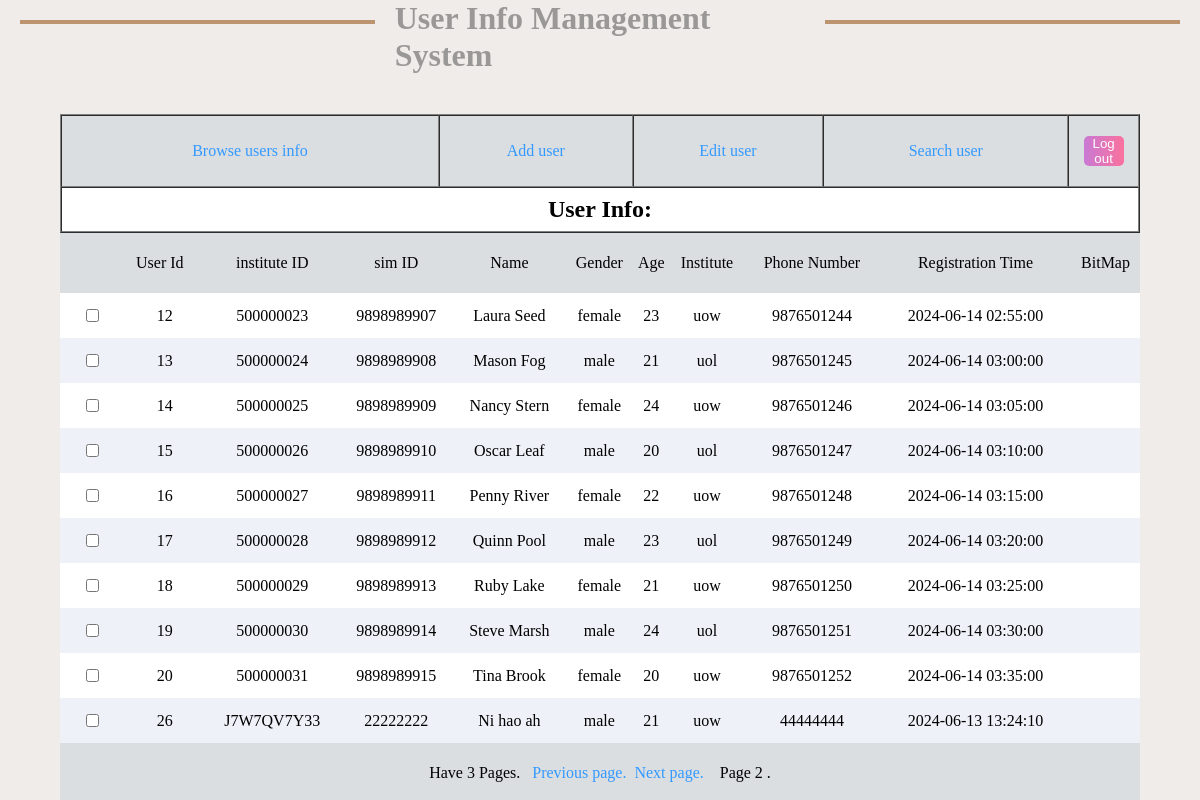
The app's page /Boundary/viewUsersView.php?curPage=2 (signed in) with its own data.
### tables this page shows
CREATE TABLE `users` (
  `id` int(11) NOT NULL,
  `instituteID` varchar(20) NOT NULL,
  `simID` varchar(20) NOT NULL DEFAULT '',
  `name` varchar(30) NOT NULL,
  `gender` varchar(10) NOT NULL,
  `age` int(11) NOT NULL,
  `institute` varchar(15) NOT NULL,
  `phone_number` char(11) NOT NULL,
  `time` timestamp NOT NULL DEFAULT current_timestamp() ON UPDATE current_timestamp(),
  `bitmap` varchar(255) DEFAULT NULL
);

### DBConfig/DataBase.php (called while the page is built, shortened)
<?php
class DataBase
{
    public $db = null;
    public function __construct()
    {
        $this->db = new mysqli(config::DB_HOST , config::DB_USERNAME , config::DB_PASSWORD , config::DB_DATABASE);
        return $this->db;
    }
    public function queryAll($query = '')
    {
        $stmt = $this->db->prepare($query);
        $stmt->execute();
        $result = $stmt->get_result();
        return $result->fetch_all(MYSQLI_ASSOC);
    }
}

### Controllers/viewUsersController.php (called while the page is built, shortened)
<?php
require_once APP_ROOT . '/Entity/User.php';
class viewUsersController
{
    private $user;
    public function __construct()
    {
        $this->user = new User();
    }
    public function getUsers()
    {
        return $this->user->getUsers();
    }
    public function getTotalRows()
    {
        return $this->user->getTotalTows();
    }
    public function getLimitUsers($start, $limit)
    {
        return $this->user->getLimitUsers($start, $limit);
    }
}

### Entity/EntityCommon.php (called while the page is built, shortened)
<?php
require_once  '../DBConfig/DataBase.php';
class EntityCommon
{
    public function __construct() {
        $this->db = new DataBase();
    }
}

### Entity/User.php (called while the page is built, shortened)
<?php
require_once  'EntityCommon.php';
class User extends EntityCommon
{
    public function getUsers()
    {
        $sql = <<<SQL
SELECT * FROM `users`
SQL;
        return $this->db->queryAll($sql);
    }
    public function getTotalTows() {
        $sql = <<<SQL
SELECT COUNT(*) FROM `users`
SQL;
        $result = $this->db->queryAll($sql);
        return $result[0]["COUNT(*)"];
    }
    public function getLimitUsers($start, $limit) {
        $sql = <<<SQL
SELECT * FROM `users` LIMIT {$start}, {$limit}
SQL;
        return $this->db->queryAll($sql);
    }
}

### Boundary/viewUsersView.php (the view, shortened to what this page needs)
<?php
include_once APP_ROOT . '/Controllers/viewUsersController.php';
$EditUserController = new viewUsersController();
$result = $EditUserController->getUsers();
$totalRows = $EditUserController->getTotalRows();
$pageSize = 10;
if($totalRows%$pageSize == 0){
    $maxPage = (int)($totalRows/$pageSize);
}else{
    $maxPage = (int)($totalRows/$pageSize)+1;
}
if(isset($_GET['curPage'])){
    $page = $_GET['curPage'];
}else{
    $page = 1;
}
$start = $pageSize*($page-1);
$displayPage = $EditUserController->getLimitUsers($start,$pageSize);
?>
<!DOCTYPE html PUBLIC "-//W3C//DTD XHTML 1.0 Transitional//EN" "http://www.w3.org/TR/xhtml1/DTD/xhtml1-transitional.dtd">
<html xmlns="http://www.w3.org/1999/xhtml">
<head>
    <link rel="stylesheet" href="../static/css/viewUsers.css">
</head>
<body>
<?php
if(isset($_SESSION["userName"])){
    ?>
    <div>
        <header>
            <hr/>
            <h1>User Info Management System</h1>
            <hr/>
        </header>
        <main>
            <table width="900" border="1" align="center">
                <tr>
                    <td><a href="viewUsersView.php">Browse users info</a></td>
                    <td><a href="addUserVIew.php">Add user</a></td>
                    <td><a href="editUserPageView.php">Edit user</a></td>
                    <td><a href="searchUserView.php">Search user</a></td>
                    <td><a href="logOutView.php"><button class="buttons" type="button">Log out</button></a></td>
                </tr>
                <tr>
                    <td colspan="7"><h2>User Info: </h2></td>
                </tr>
            </table>
            <table>
                <tbody>
                <tr id="thead">
                    <td class="d" colspan="2" align="center">User Id</td>
                    <td>institute ID</td>
                    <td>sim ID</td>
                    <td>Name</td>
                    <td>Gender</td>
                    <td>Age</td>
                    <td>Institute</td>
                    <td>Phone Number</td>
                    <td>Registration Time</td>
                    <td>BitMap</td>
                </tr>
                <?php
                foreach ($displayPage as $user){
                ?>
                    <tr>
                        <td><input type="checkbox"></td>
                        <td><?php echo $user["id"] ?></td>
                        <td><?php echo $user["instituteID"] ?></td>
                        <td><?php echo $user["simID"] ?></td>
                        <td><?php echo $user["name"] ?></td>
                        <td><?php echo $user["gender"] ?></td>
                        <td><?php echo $user["age"] ?></td>
                        <td><?php echo $user["institute"] ?></td>
                        <td><?php echo $user["phone_number"] ?></td>
                        <td><?php echo $user["time"] ?></td>
                        <td><?php echo $user["bitmap"] ?></td>
                    </tr>
                <?php
                }
                ?>
                </tbody>
            </table>
        </main>
        <table align="center"><tr><td>
                    <?php
                    echo "<p>Have $maxPage Pages. &nbsp;&nbsp;";
                    if ($page > 1) {
                        $prePage = $page - 1;
                        echo "<a href='?curPage=$prePage'>Previous page.</a>&nbsp;&nbsp;";
                    }
                    if ($page < $maxPage) {
                        $nextPage = $page + 1;
                        echo "<a href='?curPage=$nextPage'>Next page.</a>&nbsp;&nbsp;";
                    }
                    echo "&nbsp;&nbsp;Page $page . </p>";
                    ?>
                </td></tr>
        </table>
    </div>
    <?php
}else{
    echo "<script>alert('You have not logged in, please log in and come back.');location.href='../index.php';</script>";
}
?>
</body>
</html>

### static/css/viewUsers.css (style rules this page uses)
* { margin: 0; padding: 0; }
a:link { color:#39F; text-decoration:none; }
body { background-color: #f0ece9; height: 800px; }
header { display: flex; flex-flow: row nowrap; justify-content: space-between; }
header h1 { color: #9a9897; }
header hr { margin: 20px 20px 0; background-color: #bc9470; border: 2px solid #bc9470; width: 30%; height: 0; }
main button { margin: 20px 5px; width: 38px; height: 35px; color: white; }
main button.buttons { width: 40px; height: 30px; border: none; margin-left: -10px; margin-right: -10px; color: white; text-align: center; background-image: linear-gradient(to right, #c979d4,#fa719d); border-radius: 5px; }
table { margin: 0 auto; width: 90%; text-align: center; border-spacing: 0; }
table tbody tr:first-of-type { background-color: #dadee1 !important; height: 60px; }
table tbody tr { height: 45px; }
table tbody tr:nth-child(odd) { background-color: #eef1f8; }
table tbody tr:nth-child(even) { background-color: #ffffff; }
table tbody tr td.d { padding-left: 55px; }

### records on screen
users: id "12", instituteID "500000023", simID "9898989907", name "Laura Seed", gender "female", age "23", institute "uow", phone_number "9876501244", time "2024-06-14 02:55:00"
users: id "13", instituteID "500000024", simID "9898989908", name "Mason Fog", gender "male", age "21", institute "uol", phone_number "9876501245", time "2024-06-14 03:00:00"
users: id "14", instituteID "500000025", simID "9898989909", name "Nancy Stern", gender "female", age "24", institute "uow", phone_number "9876501246", time "2024-06-14 03:05:00"
users: id "15", instituteID "500000026", simID "9898989910", name "Oscar Leaf", gender "male", age "20", institute "uol", phone_number "9876501247", time "2024-06-14 03:10:00"
users: id "16", instituteID "500000027", simID "9898989911", name "Penny River", gender "female", age "22", institute "uow", phone_number "9876501248", time "2024-06-14 03:15:00"
users: id "17", instituteID "500000028", simID "9898989912", name "Quinn Pool", gender "male", age "23", institute "uol", phone_number "9876501249", time "2024-06-14 03:20:00"
users: id "18", instituteID "500000029", simID "9898989913", name "Ruby Lake", gender "female", age "21", institute "uow", phone_number "9876501250", time "2024-06-14 03:25:00"
users: id "19", instituteID "500000030", simID "9898989914", name "Steve Marsh", gender "male", age "24", institute "uol", phone_number "9876501251", time "2024-06-14 03:30:00"
users: id "20", instituteID "500000031", simID "9898989915", name "Tina Brook", gender "female", age "20", institute "uow", phone_number "9876501252", time "2024-06-14 03:35:00"
users: id "26", instituteID "J7W7QV7Y33", simID "22222222", name "Ni hao ah", gender "male", age "21", institute "uow", phone_number "44444444", time "2024-06-13 13:24:10"

### other values on screen
$maxPage "3"
$page "2"
